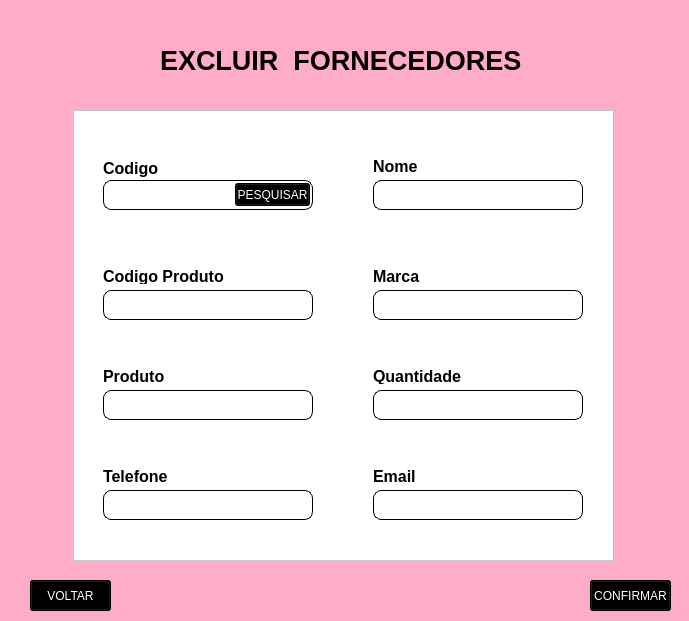
<?xml version="1.0" encoding="UTF-8"?>
<ui version="4.0">
 <class>Form</class>
 <widget class="QWidget" name="Form">
  <property name="geometry">
   <rect>
    <x>0</x>
    <y>0</y>
    <width>689</width>
    <height>621</height>
   </rect>
  </property>
  <property name="maximumSize">
   <size>
    <width>689</width>
    <height>621</height>
   </size>
  </property>
  <property name="windowTitle">
   <string>excluir_forne</string>
  </property>
  <property name="windowIcon">
   <iconset>
    <normaloff>../new tela/diamond-removebg-preview.png</normaloff>../new tela/diamond-removebg-preview.png</iconset>
  </property>
  <property name="styleSheet">
   <string notr="true">background-color: rgb(255, 172, 202);</string>
  </property>
  <widget class="QFrame" name="frame">
   <property name="geometry">
    <rect>
     <x>73</x>
     <y>110</y>
     <width>541</width>
     <height>451</height>
    </rect>
   </property>
   <property name="styleSheet">
    <string notr="true">background-color: rgb(255, 255, 255);</string>
   </property>
   <property name="frameShape">
    <enum>QFrame::StyledPanel</enum>
   </property>
   <property name="frameShadow">
    <enum>QFrame::Raised</enum>
   </property>
   <widget class="QLineEdit" name="id">
    <property name="geometry">
     <rect>
      <x>30</x>
      <y>70</y>
      <width>210</width>
      <height>30</height>
     </rect>
    </property>
    <property name="font">
     <font>
      <family>Nirmala UI</family>
     </font>
    </property>
    <property name="styleSheet">
     <string notr="true">QLineEdit {
background-color: #fff;
border: 1px solid #000000;
border-radius: 8px;
}

QLineEdit:focus {
border: 2px solid #000000;

}</string>
    </property>
   </widget>
   <widget class="QLineEdit" name="nome">
    <property name="geometry">
     <rect>
      <x>300</x>
      <y>70</y>
      <width>210</width>
      <height>30</height>
     </rect>
    </property>
    <property name="font">
     <font>
      <family>Nirmala UI</family>
     </font>
    </property>
    <property name="styleSheet">
     <string notr="true">QLineEdit {
background-color: #fff;
border: 1px solid #000000;
border-radius: 8px;
}

QLineEdit:focus {
border: 2px solid #000000;

}</string>
    </property>
   </widget>
   <widget class="QLineEdit" name="id_prod">
    <property name="geometry">
     <rect>
      <x>30</x>
      <y>180</y>
      <width>210</width>
      <height>30</height>
     </rect>
    </property>
    <property name="font">
     <font>
      <family>Nirmala UI</family>
     </font>
    </property>
    <property name="styleSheet">
     <string notr="true">QLineEdit {
background-color: #fff;
border: 1px solid #000000;
border-radius: 8px;
}

QLineEdit:focus {
border: 2px solid #000000;

}</string>
    </property>
   </widget>
   <widget class="QLineEdit" name="marca">
    <property name="geometry">
     <rect>
      <x>300</x>
      <y>180</y>
      <width>210</width>
      <height>30</height>
     </rect>
    </property>
    <property name="font">
     <font>
      <family>Nirmala UI</family>
     </font>
    </property>
    <property name="styleSheet">
     <string notr="true">QLineEdit {
background-color: #fff;
border: 1px solid #000000;
border-radius: 8px;
}

QLineEdit:focus {
border: 2px solid #000000;

}</string>
    </property>
   </widget>
   <widget class="QLineEdit" name="produto">
    <property name="geometry">
     <rect>
      <x>30</x>
      <y>280</y>
      <width>210</width>
      <height>30</height>
     </rect>
    </property>
    <property name="font">
     <font>
      <family>Nirmala UI</family>
     </font>
    </property>
    <property name="styleSheet">
     <string notr="true">QLineEdit {
background-color: #fff;
border: 1px solid #000000;
border-radius: 8px;
}

QLineEdit:focus {
border: 2px solid #000000;

}</string>
    </property>
   </widget>
   <widget class="QLineEdit" name="quantidade">
    <property name="geometry">
     <rect>
      <x>300</x>
      <y>280</y>
      <width>210</width>
      <height>30</height>
     </rect>
    </property>
    <property name="font">
     <font>
      <family>Nirmala UI</family>
     </font>
    </property>
    <property name="styleSheet">
     <string notr="true">QLineEdit {
background-color: #fff;
border: 1px solid #000000;
border-radius: 8px;
}

QLineEdit:focus {
border: 2px solid #000000;

}</string>
    </property>
   </widget>
   <widget class="QLabel" name="label_2">
    <property name="geometry">
     <rect>
      <x>30</x>
      <y>48</y>
      <width>121</width>
      <height>21</height>
     </rect>
    </property>
    <property name="font">
     <font>
      <family>Nirmala UI</family>
      <pointsize>12</pointsize>
      <weight>75</weight>
      <bold>true</bold>
     </font>
    </property>
    <property name="text">
     <string>Codigo</string>
    </property>
   </widget>
   <widget class="QLabel" name="label_3">
    <property name="geometry">
     <rect>
      <x>30</x>
      <y>158</y>
      <width>121</width>
      <height>16</height>
     </rect>
    </property>
    <property name="font">
     <font>
      <family>Nirmala UI</family>
      <pointsize>12</pointsize>
      <weight>75</weight>
      <italic>false</italic>
      <bold>true</bold>
     </font>
    </property>
    <property name="text">
     <string>Codigo Produto</string>
    </property>
   </widget>
   <widget class="QLabel" name="label_4">
    <property name="geometry">
     <rect>
      <x>30</x>
      <y>258</y>
      <width>121</width>
      <height>16</height>
     </rect>
    </property>
    <property name="font">
     <font>
      <family>Nirmala UI</family>
      <pointsize>12</pointsize>
      <weight>75</weight>
      <bold>true</bold>
     </font>
    </property>
    <property name="text">
     <string>Produto</string>
    </property>
   </widget>
   <widget class="QLabel" name="label_5">
    <property name="geometry">
     <rect>
      <x>300</x>
      <y>258</y>
      <width>121</width>
      <height>16</height>
     </rect>
    </property>
    <property name="font">
     <font>
      <family>Nirmala UI</family>
      <pointsize>12</pointsize>
      <weight>75</weight>
      <bold>true</bold>
     </font>
    </property>
    <property name="text">
     <string>Quantidade</string>
    </property>
   </widget>
   <widget class="QLabel" name="label_6">
    <property name="geometry">
     <rect>
      <x>300</x>
      <y>158</y>
      <width>121</width>
      <height>16</height>
     </rect>
    </property>
    <property name="font">
     <font>
      <family>Nirmala UI</family>
      <pointsize>12</pointsize>
      <weight>75</weight>
      <bold>true</bold>
     </font>
    </property>
    <property name="text">
     <string>Marca</string>
    </property>
   </widget>
   <widget class="QLabel" name="label_7">
    <property name="geometry">
     <rect>
      <x>300</x>
      <y>48</y>
      <width>121</width>
      <height>16</height>
     </rect>
    </property>
    <property name="font">
     <font>
      <family>Nirmala UI</family>
      <pointsize>12</pointsize>
      <weight>75</weight>
      <bold>true</bold>
     </font>
    </property>
    <property name="text">
     <string>Nome</string>
    </property>
   </widget>
   <widget class="QLineEdit" name="telefone">
    <property name="geometry">
     <rect>
      <x>30</x>
      <y>380</y>
      <width>210</width>
      <height>30</height>
     </rect>
    </property>
    <property name="font">
     <font>
      <family>Nirmala UI</family>
     </font>
    </property>
    <property name="styleSheet">
     <string notr="true">QLineEdit {
background-color: #fff;
border: 1px solid #000000;
border-radius: 8px;
}

QLineEdit:focus {
border: 2px solid #000000;

}</string>
    </property>
   </widget>
   <widget class="QLineEdit" name="email">
    <property name="geometry">
     <rect>
      <x>300</x>
      <y>380</y>
      <width>210</width>
      <height>30</height>
     </rect>
    </property>
    <property name="font">
     <font>
      <family>Nirmala UI</family>
     </font>
    </property>
    <property name="styleSheet">
     <string notr="true">QLineEdit {
background-color: #fff;
border: 1px solid #000000;
border-radius: 8px;
}

QLineEdit:focus {
border: 2px solid #000000;

}</string>
    </property>
   </widget>
   <widget class="QLabel" name="label_8">
    <property name="geometry">
     <rect>
      <x>30</x>
      <y>358</y>
      <width>121</width>
      <height>16</height>
     </rect>
    </property>
    <property name="font">
     <font>
      <family>Nirmala UI</family>
      <pointsize>12</pointsize>
      <weight>75</weight>
      <bold>true</bold>
     </font>
    </property>
    <property name="text">
     <string>Telefone</string>
    </property>
   </widget>
   <widget class="QLabel" name="label_9">
    <property name="geometry">
     <rect>
      <x>300</x>
      <y>358</y>
      <width>121</width>
      <height>16</height>
     </rect>
    </property>
    <property name="font">
     <font>
      <family>Nirmala UI</family>
      <pointsize>12</pointsize>
      <weight>75</weight>
      <bold>true</bold>
     </font>
    </property>
    <property name="text">
     <string>Email</string>
    </property>
   </widget>
   <widget class="QPushButton" name="pesquisar">
    <property name="geometry">
     <rect>
      <x>162</x>
      <y>73</y>
      <width>75</width>
      <height>23</height>
     </rect>
    </property>
    <property name="font">
     <font>
      <family>Nirmala UI</family>
     </font>
    </property>
    <property name="styleSheet">
     <string notr="true">background-color: rgb(0, 0, 0);
color: rgb(255, 255, 255);</string>
    </property>
    <property name="text">
     <string>PESQUISAR</string>
    </property>
   </widget>
  </widget>
  <widget class="QLabel" name="label">
   <property name="geometry">
    <rect>
     <x>160</x>
     <y>25</y>
     <width>441</width>
     <height>71</height>
    </rect>
   </property>
   <property name="font">
    <font>
     <family>Nirmala UI</family>
     <pointsize>20</pointsize>
     <weight>75</weight>
     <bold>true</bold>
    </font>
   </property>
   <property name="text">
    <string>EXCLUIR  FORNECEDORES</string>
   </property>
  </widget>
  <widget class="QPushButton" name="confirmar">
   <property name="geometry">
    <rect>
     <x>590</x>
     <y>580</y>
     <width>81</width>
     <height>31</height>
    </rect>
   </property>
   <property name="font">
    <font>
     <family>Nirmala UI</family>
    </font>
   </property>
   <property name="styleSheet">
    <string notr="true">background-color: rgb(0, 0, 0);
color: rgb(255, 255, 255);</string>
   </property>
   <property name="text">
    <string>CONFIRMAR</string>
   </property>
  </widget>
  <widget class="QPushButton" name="voltar">
   <property name="geometry">
    <rect>
     <x>30</x>
     <y>580</y>
     <width>81</width>
     <height>31</height>
    </rect>
   </property>
   <property name="font">
    <font>
     <family>Nirmala UI</family>
    </font>
   </property>
   <property name="styleSheet">
    <string notr="true">background-color: rgb(0, 0, 0);
color: rgb(255, 255, 255);</string>
   </property>
   <property name="text">
    <string>VOLTAR</string>
   </property>
  </widget>
 </widget>
 <resources/>
 <connections/>
</ui>
